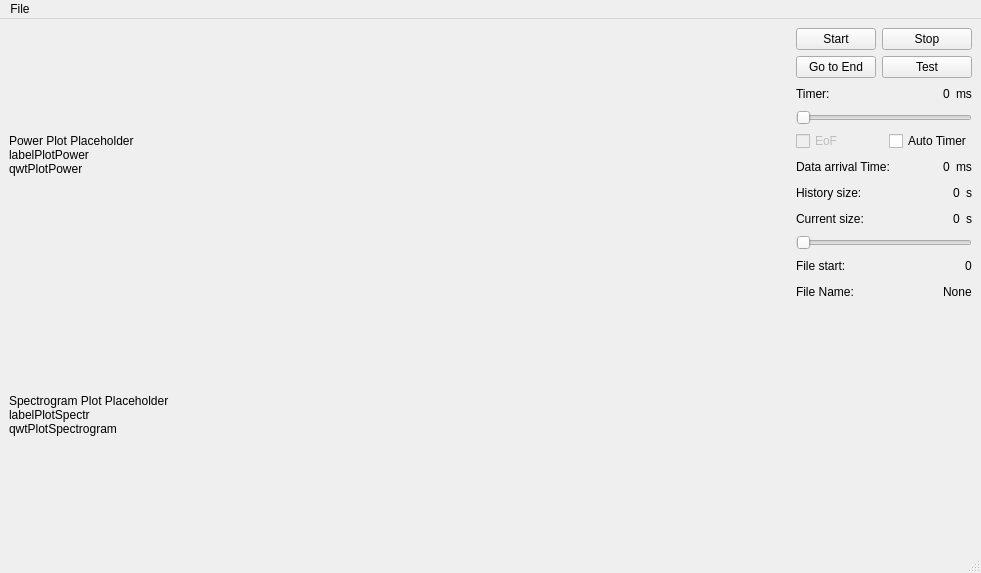
<?xml version="1.0" encoding="UTF-8"?>
<ui version="4.0">
 <class>MonitorMainUI</class>
 <widget class="QMainWindow" name="MonitorMainUI">
  <property name="geometry">
   <rect>
    <x>0</x>
    <y>0</y>
    <width>981</width>
    <height>573</height>
   </rect>
  </property>
  <property name="windowTitle">
   <string>Spectrum Analyser</string>
  </property>
  <property name="windowIcon">
   <iconset>
    <normaloff>resources/utilities_system_monitor.png</normaloff>resources/utilities_system_monitor.png</iconset>
  </property>
  <widget class="QWidget" name="centralwidget">
   <layout class="QGridLayout" name="gridLayout" columnstretch="1,0">
    <property name="leftMargin">
     <number>9</number>
    </property>
    <item row="0" column="0">
     <layout class="QVBoxLayout" name="verticalPlts">
      <item>
       <widget class="QLabel" name="labelPlotPower">
        <property name="minimumSize">
         <size>
          <width>610</width>
          <height>250</height>
         </size>
        </property>
        <property name="text">
         <string>Power Plot Placeholder
labelPlotPower
qwtPlotPower</string>
        </property>
       </widget>
      </item>
      <item>
       <widget class="QLabel" name="labelPlotSpectrogram">
        <property name="minimumSize">
         <size>
          <width>610</width>
          <height>250</height>
         </size>
        </property>
        <property name="text">
         <string>Spectrogram Plot Placeholder
labelPlotSpectr
qwtPlotSpectrogram</string>
        </property>
       </widget>
      </item>
     </layout>
    </item>
    <item row="0" column="1">
     <layout class="QVBoxLayout" name="verticalBtns">
      <property name="sizeConstraint">
       <enum>QLayout::SetDefaultConstraint</enum>
      </property>
      <item>
       <layout class="QFormLayout" name="formLayout">
        <item row="0" column="0">
         <widget class="QPushButton" name="pushButtonStart">
          <property name="maximumSize">
           <size>
            <width>127</width>
            <height>16777215</height>
           </size>
          </property>
          <property name="text">
           <string>Start</string>
          </property>
         </widget>
        </item>
        <item row="0" column="1">
         <widget class="QPushButton" name="pushButtonStop">
          <property name="maximumSize">
           <size>
            <width>127</width>
            <height>16777215</height>
           </size>
          </property>
          <property name="text">
           <string>Stop</string>
          </property>
         </widget>
        </item>
        <item row="1" column="1">
         <widget class="QPushButton" name="pushButtonTest">
          <property name="maximumSize">
           <size>
            <width>127</width>
            <height>16777215</height>
           </size>
          </property>
          <property name="text">
           <string>Test</string>
          </property>
         </widget>
        </item>
        <item row="1" column="0">
         <widget class="QPushButton" name="pushButtonGoToEnd">
          <property name="maximumSize">
           <size>
            <width>127</width>
            <height>16777215</height>
           </size>
          </property>
          <property name="toolTip">
           <string>&lt;html&gt;&lt;head/&gt;&lt;body&gt;&lt;p&gt;Go to end of the current file&lt;/p&gt;&lt;/body&gt;&lt;/html&gt;</string>
          </property>
          <property name="text">
           <string>Go to End</string>
          </property>
         </widget>
        </item>
       </layout>
      </item>
      <item>
       <layout class="QHBoxLayout" name="horizontalLayout">
        <property name="sizeConstraint">
         <enum>QLayout::SetFixedSize</enum>
        </property>
        <item>
         <widget class="QLabel" name="label_2">
          <property name="sizePolicy">
           <sizepolicy hsizetype="Maximum" vsizetype="Preferred">
            <horstretch>0</horstretch>
            <verstretch>0</verstretch>
           </sizepolicy>
          </property>
          <property name="text">
           <string>Timer:</string>
          </property>
         </widget>
        </item>
        <item>
         <spacer name="horizontalSpacer">
          <property name="orientation">
           <enum>Qt::Horizontal</enum>
          </property>
          <property name="sizeType">
           <enum>QSizePolicy::MinimumExpanding</enum>
          </property>
          <property name="sizeHint" stdset="0">
           <size>
            <width>40</width>
            <height>20</height>
           </size>
          </property>
         </spacer>
        </item>
        <item>
         <widget class="QLabel" name="label">
          <property name="sizePolicy">
           <sizepolicy hsizetype="Maximum" vsizetype="Preferred">
            <horstretch>0</horstretch>
            <verstretch>0</verstretch>
           </sizepolicy>
          </property>
          <property name="text">
           <string>0</string>
          </property>
         </widget>
        </item>
        <item>
         <widget class="QLabel" name="label_3">
          <property name="sizePolicy">
           <sizepolicy hsizetype="Maximum" vsizetype="Preferred">
            <horstretch>0</horstretch>
            <verstretch>0</verstretch>
           </sizepolicy>
          </property>
          <property name="text">
           <string>ms</string>
          </property>
         </widget>
        </item>
       </layout>
      </item>
      <item>
       <widget class="QSlider" name="hSliderTimer">
        <property name="sizePolicy">
         <sizepolicy hsizetype="Expanding" vsizetype="Fixed">
          <horstretch>0</horstretch>
          <verstretch>0</verstretch>
         </sizepolicy>
        </property>
        <property name="minimum">
         <number>1</number>
        </property>
        <property name="maximum">
         <number>1000</number>
        </property>
        <property name="singleStep">
         <number>10</number>
        </property>
        <property name="pageStep">
         <number>50</number>
        </property>
        <property name="orientation">
         <enum>Qt::Horizontal</enum>
        </property>
       </widget>
      </item>
      <item>
       <layout class="QHBoxLayout" name="horizontalLayout_7">
        <item>
         <widget class="QCheckBox" name="checkBoxEoF">
          <property name="enabled">
           <bool>false</bool>
          </property>
          <property name="text">
           <string>EoF</string>
          </property>
         </widget>
        </item>
        <item>
         <spacer name="horizontalSpacer_7">
          <property name="orientation">
           <enum>Qt::Horizontal</enum>
          </property>
          <property name="sizeHint" stdset="0">
           <size>
            <width>40</width>
            <height>20</height>
           </size>
          </property>
         </spacer>
        </item>
        <item>
         <widget class="QCheckBox" name="checkBox">
          <property name="text">
           <string>Auto Timer</string>
          </property>
         </widget>
        </item>
       </layout>
      </item>
      <item>
       <layout class="QHBoxLayout" name="horizontalLayout_6">
        <item>
         <widget class="QLabel" name="label_10">
          <property name="text">
           <string>Data arrival Time:</string>
          </property>
         </widget>
        </item>
        <item>
         <spacer name="horizontalSpacer_6">
          <property name="orientation">
           <enum>Qt::Horizontal</enum>
          </property>
          <property name="sizeHint" stdset="0">
           <size>
            <width>40</width>
            <height>20</height>
           </size>
          </property>
         </spacer>
        </item>
        <item>
         <widget class="QLabel" name="labelDaT">
          <property name="text">
           <string>0</string>
          </property>
         </widget>
        </item>
        <item>
         <widget class="QLabel" name="label_13">
          <property name="text">
           <string>ms</string>
          </property>
         </widget>
        </item>
       </layout>
      </item>
      <item>
       <layout class="QHBoxLayout" name="horizontalLayout_2">
        <property name="sizeConstraint">
         <enum>QLayout::SetFixedSize</enum>
        </property>
        <item>
         <widget class="QLabel" name="label_4">
          <property name="sizePolicy">
           <sizepolicy hsizetype="Maximum" vsizetype="Preferred">
            <horstretch>0</horstretch>
            <verstretch>0</verstretch>
           </sizepolicy>
          </property>
          <property name="text">
           <string>History size:</string>
          </property>
         </widget>
        </item>
        <item>
         <spacer name="horizontalSpacer_2">
          <property name="orientation">
           <enum>Qt::Horizontal</enum>
          </property>
          <property name="sizeType">
           <enum>QSizePolicy::MinimumExpanding</enum>
          </property>
          <property name="sizeHint" stdset="0">
           <size>
            <width>40</width>
            <height>20</height>
           </size>
          </property>
         </spacer>
        </item>
        <item>
         <widget class="QLabel" name="label_7">
          <property name="sizePolicy">
           <sizepolicy hsizetype="Maximum" vsizetype="Preferred">
            <horstretch>0</horstretch>
            <verstretch>0</verstretch>
           </sizepolicy>
          </property>
          <property name="text">
           <string>0</string>
          </property>
         </widget>
        </item>
        <item>
         <widget class="QLabel" name="label_8">
          <property name="sizePolicy">
           <sizepolicy hsizetype="Maximum" vsizetype="Preferred">
            <horstretch>0</horstretch>
            <verstretch>0</verstretch>
           </sizepolicy>
          </property>
          <property name="text">
           <string>s</string>
          </property>
         </widget>
        </item>
       </layout>
      </item>
      <item>
       <layout class="QHBoxLayout" name="horizontalLayout_3">
        <property name="sizeConstraint">
         <enum>QLayout::SetFixedSize</enum>
        </property>
        <item>
         <widget class="QLabel" name="label_5">
          <property name="text">
           <string>Current size:</string>
          </property>
         </widget>
        </item>
        <item>
         <spacer name="horizontalSpacer_3">
          <property name="orientation">
           <enum>Qt::Horizontal</enum>
          </property>
          <property name="sizeType">
           <enum>QSizePolicy::MinimumExpanding</enum>
          </property>
          <property name="sizeHint" stdset="0">
           <size>
            <width>40</width>
            <height>20</height>
           </size>
          </property>
         </spacer>
        </item>
        <item>
         <widget class="QLabel" name="labelHistorySize">
          <property name="sizePolicy">
           <sizepolicy hsizetype="Maximum" vsizetype="Preferred">
            <horstretch>0</horstretch>
            <verstretch>0</verstretch>
           </sizepolicy>
          </property>
          <property name="text">
           <string>0</string>
          </property>
         </widget>
        </item>
        <item>
         <widget class="QLabel" name="label_6">
          <property name="sizePolicy">
           <sizepolicy hsizetype="Maximum" vsizetype="Preferred">
            <horstretch>0</horstretch>
            <verstretch>0</verstretch>
           </sizepolicy>
          </property>
          <property name="maximumSize">
           <size>
            <width>19</width>
            <height>16777215</height>
           </size>
          </property>
          <property name="text">
           <string>s</string>
          </property>
         </widget>
        </item>
       </layout>
      </item>
      <item>
       <widget class="QSlider" name="hSliderHistory">
        <property name="sizePolicy">
         <sizepolicy hsizetype="Expanding" vsizetype="Fixed">
          <horstretch>0</horstretch>
          <verstretch>0</verstretch>
         </sizepolicy>
        </property>
        <property name="minimum">
         <number>1</number>
        </property>
        <property name="maximum">
         <number>120</number>
        </property>
        <property name="singleStep">
         <number>2</number>
        </property>
        <property name="orientation">
         <enum>Qt::Horizontal</enum>
        </property>
       </widget>
      </item>
      <item>
       <layout class="QHBoxLayout" name="horizontalLayout_4">
        <property name="sizeConstraint">
         <enum>QLayout::SetFixedSize</enum>
        </property>
        <item>
         <widget class="QLabel" name="label_9">
          <property name="sizePolicy">
           <sizepolicy hsizetype="Maximum" vsizetype="Preferred">
            <horstretch>0</horstretch>
            <verstretch>0</verstretch>
           </sizepolicy>
          </property>
          <property name="text">
           <string>File start:</string>
          </property>
         </widget>
        </item>
        <item>
         <spacer name="horizontalSpacer_4">
          <property name="orientation">
           <enum>Qt::Horizontal</enum>
          </property>
          <property name="sizeType">
           <enum>QSizePolicy::MinimumExpanding</enum>
          </property>
          <property name="sizeHint" stdset="0">
           <size>
            <width>40</width>
            <height>20</height>
           </size>
          </property>
         </spacer>
        </item>
        <item>
         <widget class="QLabel" name="labelTimeStart">
          <property name="sizePolicy">
           <sizepolicy hsizetype="Maximum" vsizetype="Preferred">
            <horstretch>0</horstretch>
            <verstretch>0</verstretch>
           </sizepolicy>
          </property>
          <property name="text">
           <string>0</string>
          </property>
         </widget>
        </item>
       </layout>
      </item>
      <item>
       <layout class="QHBoxLayout" name="horizontalLayout_5">
        <property name="sizeConstraint">
         <enum>QLayout::SetFixedSize</enum>
        </property>
        <item>
         <widget class="QLabel" name="label_11">
          <property name="sizePolicy">
           <sizepolicy hsizetype="Maximum" vsizetype="Preferred">
            <horstretch>0</horstretch>
            <verstretch>0</verstretch>
           </sizepolicy>
          </property>
          <property name="text">
           <string>File Name:</string>
          </property>
         </widget>
        </item>
        <item>
         <spacer name="horizontalSpacer_5">
          <property name="orientation">
           <enum>Qt::Horizontal</enum>
          </property>
          <property name="sizeType">
           <enum>QSizePolicy::MinimumExpanding</enum>
          </property>
          <property name="sizeHint" stdset="0">
           <size>
            <width>40</width>
            <height>20</height>
           </size>
          </property>
         </spacer>
        </item>
        <item>
         <widget class="QLabel" name="labelFileName">
          <property name="sizePolicy">
           <sizepolicy hsizetype="Maximum" vsizetype="Preferred">
            <horstretch>0</horstretch>
            <verstretch>0</verstretch>
           </sizepolicy>
          </property>
          <property name="text">
           <string>None</string>
          </property>
         </widget>
        </item>
       </layout>
      </item>
      <item>
       <spacer name="verticalSpacer">
        <property name="orientation">
         <enum>Qt::Vertical</enum>
        </property>
        <property name="sizeHint" stdset="0">
         <size>
          <width>20</width>
          <height>40</height>
         </size>
        </property>
       </spacer>
      </item>
     </layout>
    </item>
   </layout>
  </widget>
  <widget class="QMenuBar" name="menubar">
   <property name="geometry">
    <rect>
     <x>0</x>
     <y>0</y>
     <width>981</width>
     <height>25</height>
    </rect>
   </property>
   <widget class="QMenu" name="menuFile">
    <property name="title">
     <string>File</string>
    </property>
    <addaction name="actionOpen"/>
   </widget>
   <addaction name="menuFile"/>
  </widget>
  <widget class="QStatusBar" name="statusbar"/>
  <action name="actionOpen">
   <property name="text">
    <string>Open</string>
   </property>
  </action>
 </widget>
 <tabstops>
  <tabstop>hSliderHistory</tabstop>
 </tabstops>
 <resources/>
 <connections>
  <connection>
   <sender>pushButtonTest</sender>
   <signal>clicked()</signal>
   <receiver>MonitorMainUI</receiver>
   <slot>WiSpyTest()</slot>
   <hints>
    <hint type="sourcelabel">
     <x>969</x>
     <y>95</y>
    </hint>
    <hint type="destinationlabel">
     <x>668</x>
     <y>354</y>
    </hint>
   </hints>
  </connection>
  <connection>
   <sender>pushButtonStop</sender>
   <signal>clicked()</signal>
   <receiver>MonitorMainUI</receiver>
   <slot>WiSpyStop()</slot>
   <hints>
    <hint type="sourcelabel">
     <x>969</x>
     <y>62</y>
    </hint>
    <hint type="destinationlabel">
     <x>673</x>
     <y>315</y>
    </hint>
   </hints>
  </connection>
  <connection>
   <sender>pushButtonStart</sender>
   <signal>clicked()</signal>
   <receiver>MonitorMainUI</receiver>
   <slot>WiSpyStart()</slot>
   <hints>
    <hint type="sourcelabel">
     <x>851</x>
     <y>62</y>
    </hint>
    <hint type="destinationlabel">
     <x>672</x>
     <y>277</y>
    </hint>
   </hints>
  </connection>
  <connection>
   <sender>pushButtonGoToEnd</sender>
   <signal>clicked()</signal>
   <receiver>MonitorMainUI</receiver>
   <slot>WiSpyGoToEnd()</slot>
   <hints>
    <hint type="sourcelabel">
     <x>851</x>
     <y>95</y>
    </hint>
    <hint type="destinationlabel">
     <x>669</x>
     <y>395</y>
    </hint>
   </hints>
  </connection>
  <connection>
   <sender>hSliderTimer</sender>
   <signal>valueChanged(int)</signal>
   <receiver>label</receiver>
   <slot>setNum(int)</slot>
   <hints>
    <hint type="sourcelabel">
     <x>970</x>
     <y>154</y>
    </hint>
    <hint type="destinationlabel">
     <x>945</x>
     <y>123</y>
    </hint>
   </hints>
  </connection>
  <connection>
   <sender>hSliderTimer</sender>
   <signal>valueChanged(int)</signal>
   <receiver>MonitorMainUI</receiver>
   <slot>setTimer(int)</slot>
   <hints>
    <hint type="sourcelabel">
     <x>970</x>
     <y>154</y>
    </hint>
    <hint type="destinationlabel">
     <x>677</x>
     <y>234</y>
    </hint>
   </hints>
  </connection>
  <connection>
   <sender>hSliderHistory</sender>
   <signal>valueChanged(int)</signal>
   <receiver>MonitorMainUI</receiver>
   <slot>setHistorySize(int)</slot>
   <hints>
    <hint type="sourcelabel">
     <x>970</x>
     <y>297</y>
    </hint>
    <hint type="destinationlabel">
     <x>739</x>
     <y>318</y>
    </hint>
   </hints>
  </connection>
  <connection>
   <sender>hSliderHistory</sender>
   <signal>valueChanged(int)</signal>
   <receiver>label_7</receiver>
   <slot>setNum(int)</slot>
   <hints>
    <hint type="sourcelabel">
     <x>970</x>
     <y>297</y>
    </hint>
    <hint type="destinationlabel">
     <x>956</x>
     <y>238</y>
    </hint>
   </hints>
  </connection>
  <connection>
   <sender>checkBox</sender>
   <signal>clicked(bool)</signal>
   <receiver>MonitorMainUI</receiver>
   <slot>autoSetTimer(bool)</slot>
   <hints>
    <hint type="sourcelabel">
     <x>924</x>
     <y>178</y>
    </hint>
    <hint type="destinationlabel">
     <x>813</x>
     <y>414</y>
    </hint>
   </hints>
  </connection>
 </connections>
 <slots>
  <slot>WiSpyStart()</slot>
  <slot>WiSpyStop()</slot>
  <slot>WiSpyTest()</slot>
  <slot>WiSpyGoToEnd()</slot>
  <slot>setTimer(int)</slot>
  <slot>setHistorySize(int)</slot>
  <slot>autoSetTimer(bool)</slot>
 </slots>
</ui>
